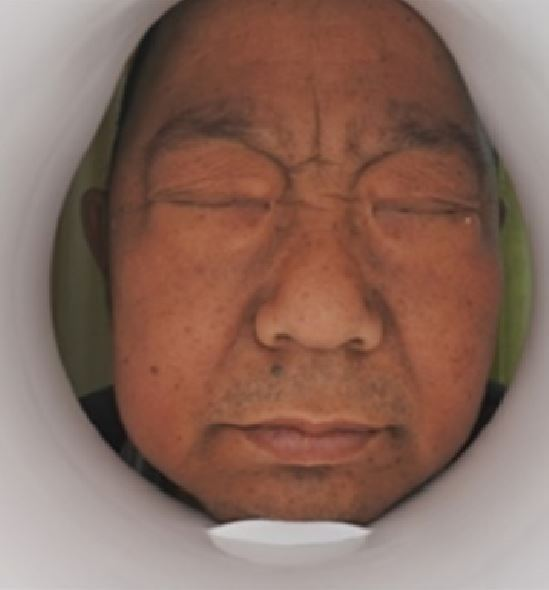
#> input picture core/picture/black.jpg, 549 x 590 px, given in place of the camera
$ python hsv_by_inrange.py
#> lines starting #> are read from the running program, lines starting #| are printed output that depends on the picture; after the words box and inside, x2 and y2 are one past the last pixel; in counts of white or black regions, pixels touching at a corner belong together
# https://nalinc.github.io/blog/2018/skin-detection-python-opencv/

# Required modules

import cv2
import imutils
import numpy as np
import matplotlib.pyplot as plt

videoCapture = cv2.VideoCapture(1)


def hsv(image):
    """
    色相是颜色模型的颜色部分，并表示为0到360度之间的数字。在OpenCV中为0-180。定义主色[R，Y，G，C，B，M]
    饱和度是颜色中的灰色量，从0到100％。
    值与饱和度结合使用，并描述颜色的亮度或强度（0％至100％）。
    :param image:
    :return:
    """
    min_HSV = np.array([0, 58, 30], dtype="uint8")
    max_HSV = np.array([33, 255, 255], dtype="uint8")
    # Get pointer to video frames from primary device
    imageHSV = cv2.cvtColor(image, cv2.COLOR_BGR2HSV)
    skinRegionHSV = cv2.inRange(imageHSV, min_HSV, max_HSV)
    skinHSV = cv2.bitwise_and(image, image, mask=skinRegionHSV)
    return np.hstack([image, skinHSV])


def YCrCb(image):
    """
    Comparison between YCbCr Color Space and CIELab
    Color Space for Skin Color Segmentation
    编码的非线性RGB信号，通常用于视频编码和图像压缩工作。
    构造为RGB值和两个色差值Cr和Cb的加权和，这两个色差值是通过从RGB红色和蓝色分量中减去亮度来形成的
    Y为16至235，Cb和Cr为16至240
    皮肤像素在Cb-Cr平面中形成紧凑的簇。
    :param image:
    :return:
    """
    min_YCrCb = np.array([0, 133, 77], np.uint8)
    max_YCrCb = np.array([235, 173, 127], np.uint8)

    # min_YCrCb = np.array([0, 133, 104], np.uint8)
    # max_YCrCb = np.array([235, 144, 139], np.uint8)

    imageYCrCb = cv2.cvtColor(image, cv2.COLOR_BGR2YCR_CB)
    skinRegionYCrCb = cv2.inRange(imageYCrCb, min_YCrCb, max_YCrCb)

    skinYCrCb = cv2.bitwise_and(image, image, mask=skinRegionYCrCb)

    return np.hstack([image, skinYCrCb])


def Lab(image):
    """
    编码的非线性RGB信号，通常用于视频编码和图像压缩工作。
    构造为RGB值和两个色差值Cr和Cb的加权和，这两个色差值是通过从RGB红色和蓝色分量中减去亮度来形成的
    Y为16至235，Cb和Cr为16至240
    皮肤像素在Cb-Cr平面中形成紧凑的簇。
    :param image:
    :return:
    """
    min_Lab = np.array([0, 128, 127], np.uint8)
    max_Lab = np.array([235, 143, 158], np.uint8)

    # min_YCrCb = np.array([0, 133, 104], np.uint8)
    # max_YCrCb = np.array([235, 144, 139], np.uint8)

    imageLab = cv2.cvtColor(image, cv2.COLOR_BGR2Lab)
    skinRegionLab = cv2.inRange(imageLab, min_Lab, max_Lab)

    skinLab = cv2.bitwise_and(image, image, mask=skinRegionLab)

    return np.hstack([image, skinLab])


if __name__ == '__main__':
    while videoCapture.isOpened():
        # image = cv2.imread("../..")
        flag, frame = videoCapture.read()
#> frame is the input picture: shape (590, 549, 3); mean B, G, R 94.4, 106.6, 137.8
        if not flag:
            break
        # img = hsv(frame)
        img_ycbcr = imutils.resize(YCrCb(frame), width=2000)
#> in YCrCb, `imageYCrCb = cv2.cvtColor(image, cv2.COLOR_BGR2YCR_CB)`: imageYCrCb: shape (590, 549, 3); mean of channels 0, 1, 2 114.5, 144.6, 116.7
#> in YCrCb, `skinRegionYCrCb = cv2.inRange(imageYCrCb, min_YCrCb, max_YCrCb)`:
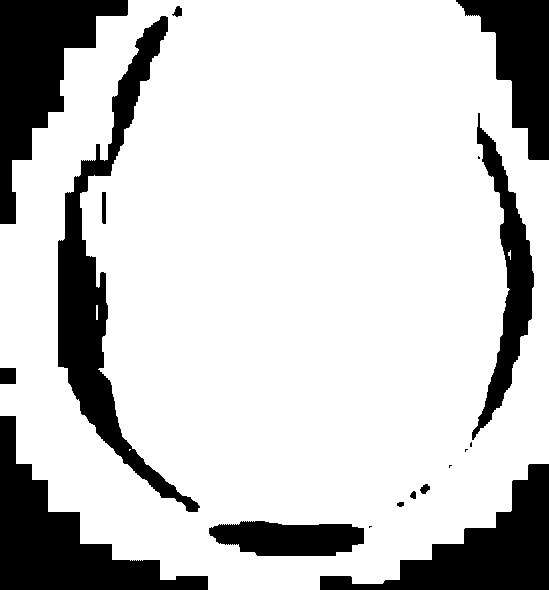
#> skinRegionYCrCb: shape (590, 549); 79.2% white; 18 black regions (5 under 20 px), largest, box (x1, y1, x2, y2) and area: (58, 16, 200, 512) 13621, (0, 416, 208, 590) 12569, (0, 0, 128, 224) 11839
        cv2.imshow('ycbcr', img_ycbcr)

        img_hsv = imutils.resize(hsv(frame), width=2000)
#> in hsv, `imageHSV = cv2.cvtColor(image, cv2.COLOR_BGR2HSV)`: imageHSV: shape (590, 549, 3); mean H, S, V 12.3, 85.9, 137.8
#> in hsv, `skinRegionHSV = cv2.inRange(imageHSV, min_HSV, max_HSV)`:
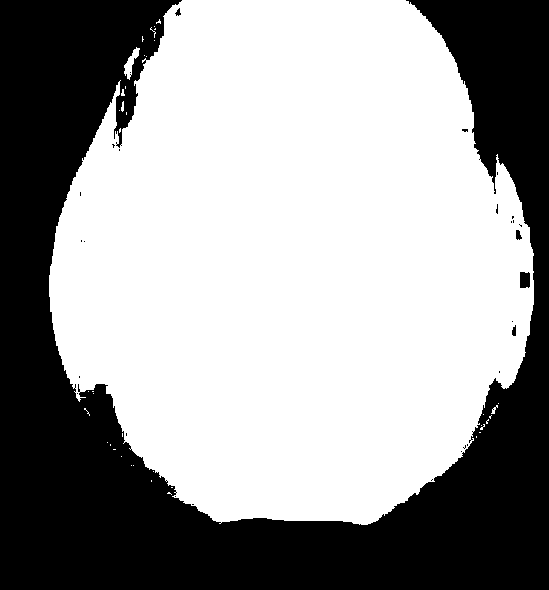
#> skinRegionHSV: shape (590, 549); 61.1% white; 29 black regions (24 under 20 px), largest, box (x1, y1, x2, y2) and area: (0, 0, 549, 590) 125764, (520, 272, 530, 288) 153, (516, 230, 522, 240) 43, (512, 325, 516, 336) 34, (175, 8, 181, 16) 26
#> in hsv, `skinHSV = cv2.bitwise_and(image, image, mask=skinRegionHSV)`:
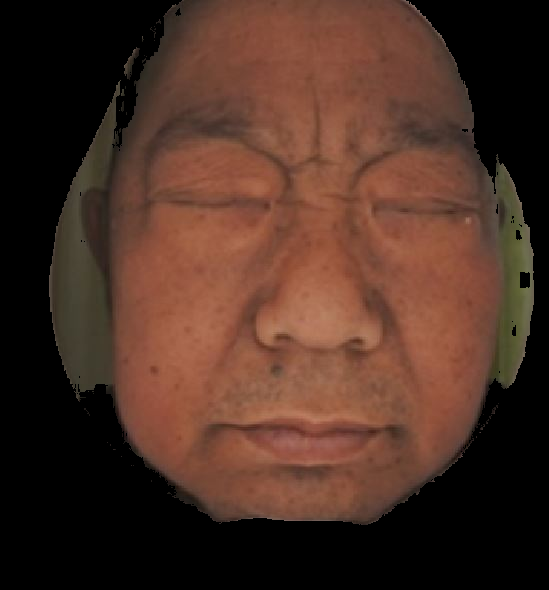
#> skinHSV: shape (590, 549, 3); mean B, G, R 36.1, 47.4, 75
#> in hsv, `return np.hstack([image, skinHSV])`:
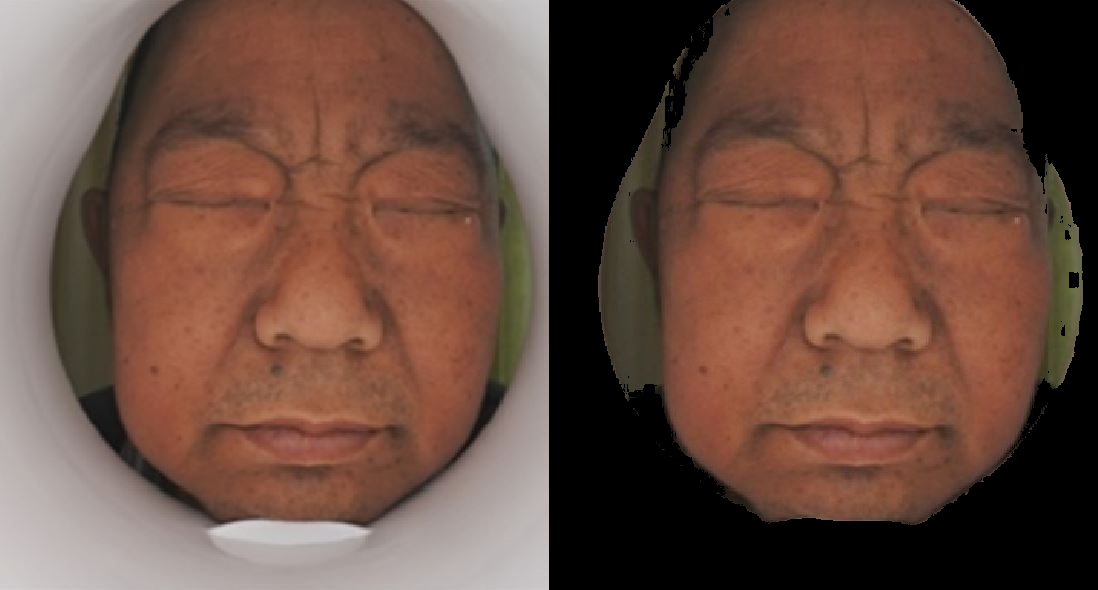
#> returned value: shape (590, 1098, 3); mean of channels 0, 1, 2 65.3, 77, 106.4; drawn as B, G, R
        cv2.imshow('hsv', img_hsv)

        img_lab= imutils.resize(Lab(frame), width=2000)
#> in Lab, `imageLab = cv2.cvtColor(image, cv2.COLOR_BGR2Lab)`: imageLab: shape (590, 549, 3); mean of channels 0, 1, 2 121.4, 139.3, 140.4
#> in Lab, `skinRegionLab = cv2.inRange(imageLab, min_Lab, max_Lab)`:
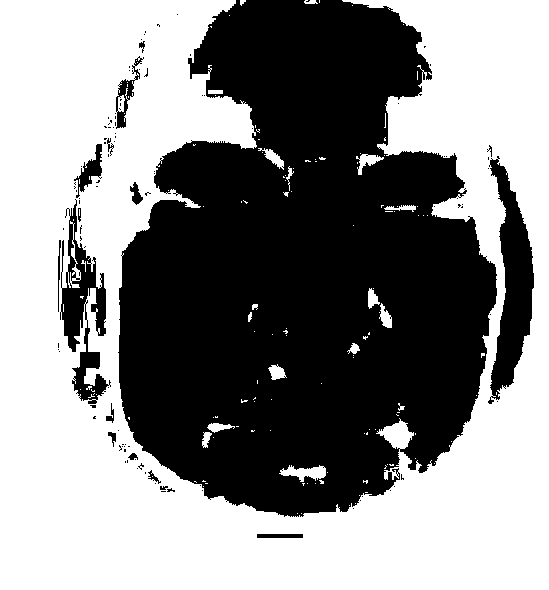
#> skinRegionLab: shape (590, 549); 53.4% white; 109 black regions (92 under 20 px), largest, box (x1, y1, x2, y2) and area: (118, 0, 497, 517) 139291, (488, 156, 534, 404) 5461, (60, 199, 111, 404) 3895
#> in Lab, `skinLab = cv2.bitwise_and(image, image, mask=skinRegionLab)`:
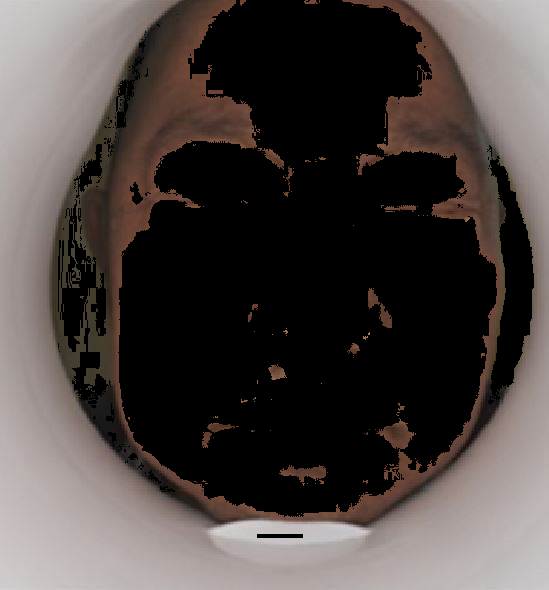
#> skinLab: shape (590, 549, 3); mean B, G, R 65.5, 68, 75.2
#> in Lab, `return np.hstack([image, skinLab])`:
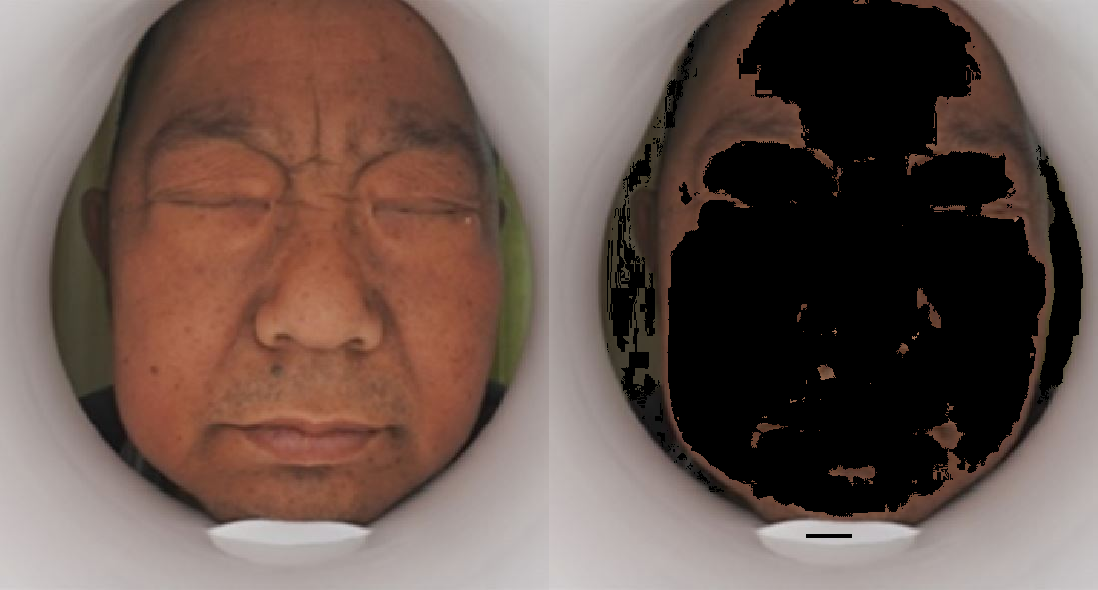
#> returned value: shape (590, 1098, 3); mean of channels 0, 1, 2 79.9, 87.3, 106.5; drawn as B, G, R
        cv2.imshow('lab', img_lab)
        # Hit 'q' on the keyboard to quit!
        if cv2.waitKey(1) & 0xFF == ord('q'):
#> (key q is pressed here)
            break

    videoCapture.release()
    cv2.destroyAllWindows()

$ run again, on core/picture/predict1.jpg
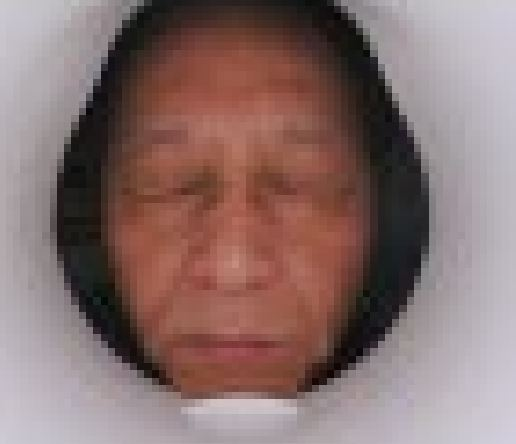
#> input picture core/picture/predict1.jpg, 516 x 444 px, given in place of the camera
#> frame is the input picture: shape (444, 516, 3); mean B, G, R 110, 112.1, 136
#> imageYCrCb: shape (444, 516, 3); mean of channels 0, 1, 2 119, 140.1, 122.9
#> in YCrCb, `skinRegionYCrCb = cv2.inRange(imageYCrCb, min_YCrCb, max_YCrCb)`:
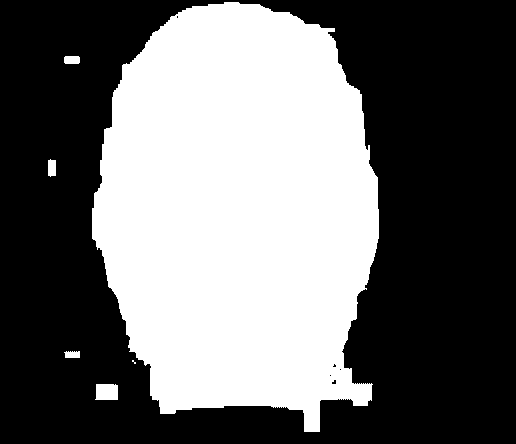
#> skinRegionYCrCb: shape (444, 516); 42% white; 6 white regions (1 under 20 px), largest, box (x1, y1, x2, y2) and area: (92, 2, 379, 432) 95462, (95, 384, 118, 400) 350, (48, 159, 56, 177) 130, (64, 56, 80, 64) 124, (64, 351, 80, 358) 99
#> imageHSV: shape (444, 516, 3); mean H, S, V 83.1, 61.9, 136.7
#> skinRegionHSV: shape (444, 516); 40.5% white; 40 white regions (39 under 20 px), largest, box (x1, y1, x2, y2) and area: (86, 0, 383, 399) 92638
#> imageLab: shape (444, 516, 3); mean of channels 0, 1, 2 124.4, 137.8, 133.6
#> skinRegionLab: shape (444, 516); 36.7% white; 154 white regions (141 under 20 px), largest, box (x1, y1, x2, y2) and area: (0, 0, 464, 444) 80672, (191, 432, 288, 444) 1153, (410, 32, 432, 64) 527
#> in Lab, `return np.hstack([image, skinLab])`:
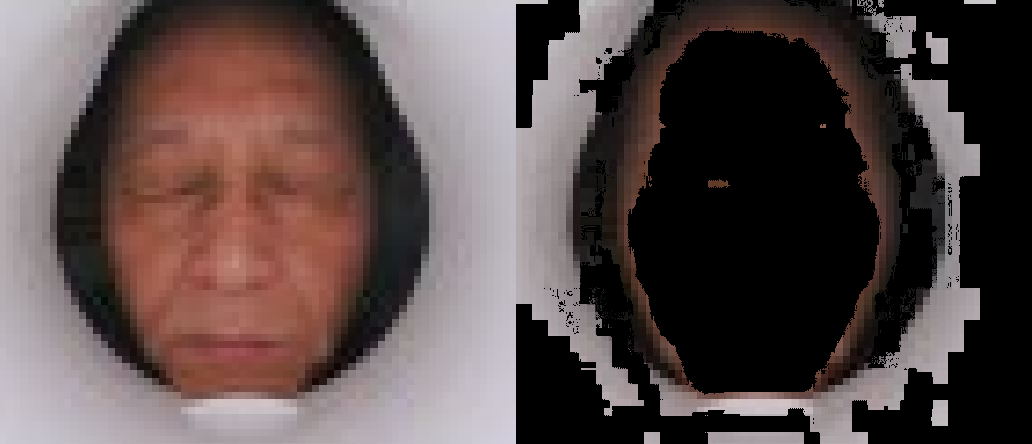
#> returned value: shape (444, 1032, 3); mean of channels 0, 1, 2 73.2, 74.4, 88.4; drawn as B, G, R

$ run again, on core/picture/predict2.jpg
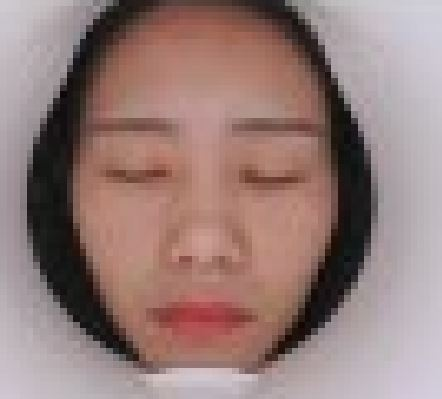
#> input picture core/picture/predict2.jpg, 442 x 399 px, given in place of the camera
#> frame is the input picture: shape (399, 442, 3); mean B, G, R 121.2, 124.8, 150
#> imageYCrCb: shape (399, 442, 3); mean of channels 0, 1, 2 131.9, 140.9, 122
#> skinRegionYCrCb: shape (399, 442); 53.3% white; 7 black regions (2 under 20 px), largest, box (x1, y1, x2, y2) and area: (250, 0, 442, 399) 44191, (0, 0, 143, 399) 34895, (176, 369, 272, 399) 2113, (177, 305, 224, 334) 986, (289, 344, 298, 362) 111
#> imageHSV: shape (399, 442, 3); mean H, S, V 72.3, 56.6, 150.3
#> skinRegionHSV: shape (399, 442); 47.6% white; 47 white regions (46 under 20 px), largest, box (x1, y1, x2, y2) and area: (64, 0, 344, 373) 83794
#> imageLab: shape (399, 442, 3); mean of channels 0, 1, 2 137.4, 137.5, 134
#> skinRegionLab: shape (399, 442); 54.1% white; 157 black regions (123 under 20 px), largest, box (x1, y1, x2, y2) and area: (81, 138, 329, 360) 34791, (320, 0, 442, 399) 20013, (96, 7, 316, 144) 12653
#> in Lab, `return np.hstack([image, skinLab])`:
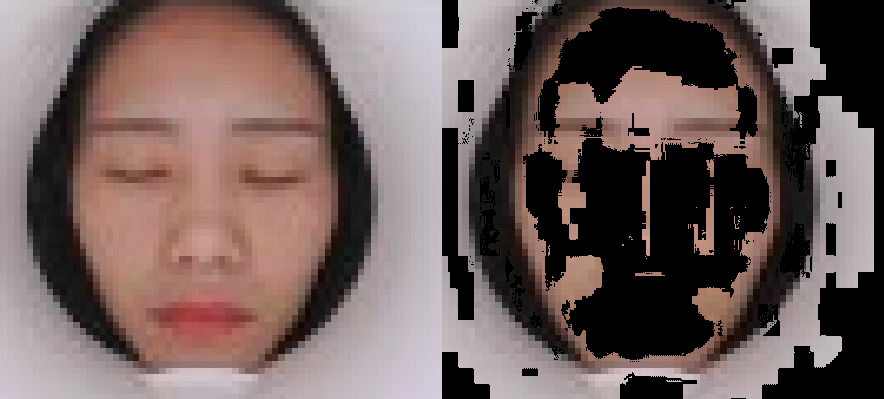
#> returned value: shape (399, 884, 3); mean of channels 0, 1, 2 91.5, 94, 111.5; drawn as B, G, R
